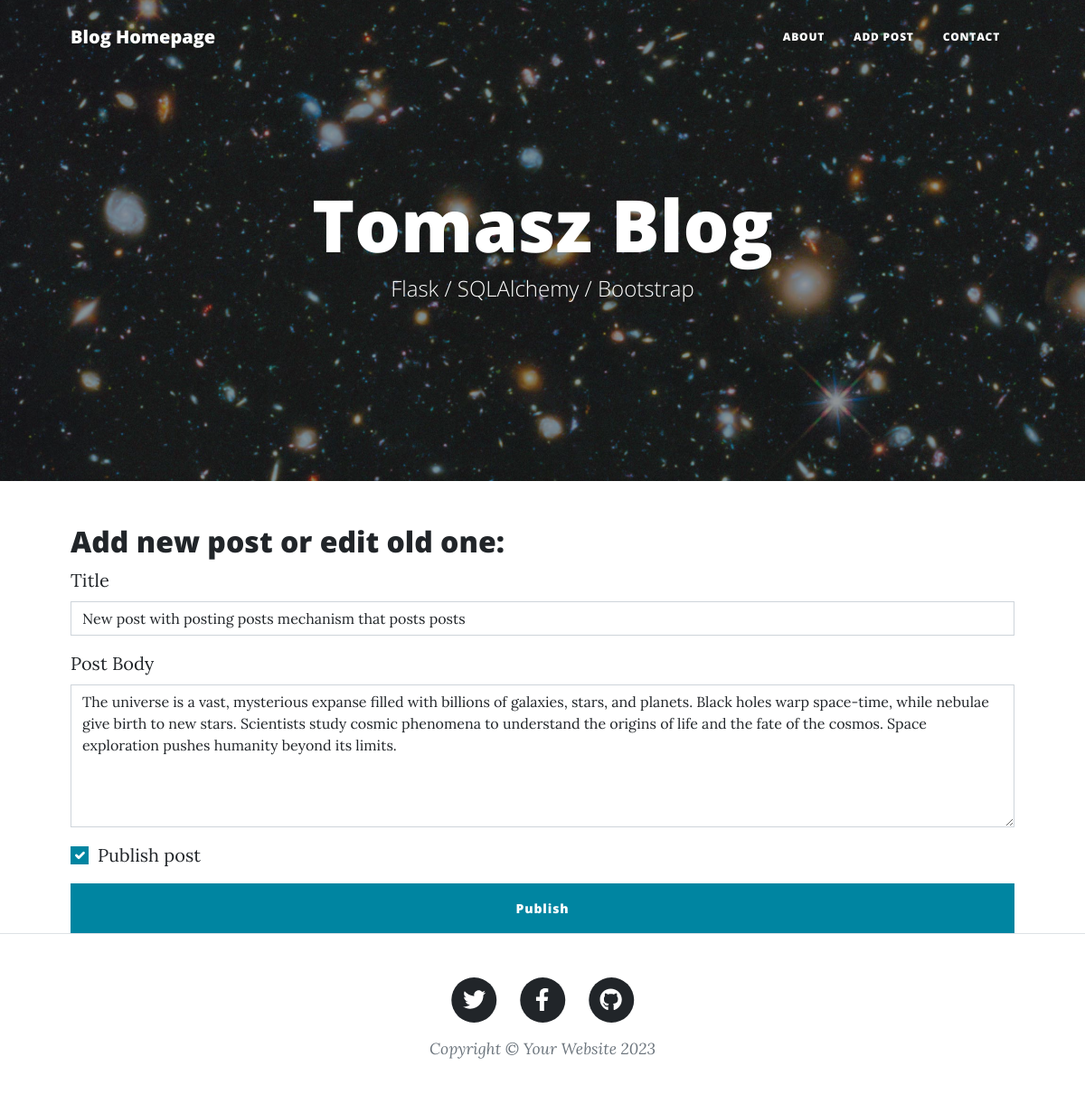
Page /edit-post/12 on the committed database.
### blog/models.py (models this page shows)
class Entry(db.Model):
   id = db.Column(db.Integer, primary_key=True)
   title = db.Column(db.String(80), nullable=False)
   body = db.Column(db.Text, nullable=False)
   pub_date = db.Column(db.DateTime, nullable=False,
       default=datetime.datetime.utcnow)
   is_published = db.Column(db.Boolean, default=False)

### blog/routes.py (the view, shortened to what this page needs)
@app.route("/new_post", methods=['GET', 'POST'])
@app.route("/edit-post/<int:entry_id>", methods=["GET", "POST"])
def handle_post(entry_id = None):
    errors = ""
    if entry_id:
        entry = Entry.query.filter_by(id=entry_id).first_or_404()
        form = EntryForm(obj=entry)
    else:
        form = EntryForm()
        entry = Entry()
    errors = form.errors if request.method == 'POST' else None
    return render_template("add_post.html", form=form, errors=errors)

### blog/forms.py
class EntryForm(FlaskForm):
    title = StringField('Title', validators=[DataRequired()])
    body = TextAreaField('Post body', validators=[DataRequired()])
    is_published = BooleanField('Is post published')

### blog/templates/add_post.html (shortened to what this page needs)
{% extends "index.html" %}
{% block content %}
<div class="container px-4 px-lg-5 mt-5">
    <h2> Add new post or edit old one: </h2>
    <form method="POST" action="/new_post">
        <div class="mb-3">
            <label for="title" class="form-label">Title</label>
            {{ form.title(class="form-control", placeholder="Enter title") }}
        </div>
        <div class="mb-3">
            <label for="body" class="form-label">Post Body</label>
            {{ form.body(class="form-control", rows="6", placeholder="Write your post here...") }}
        </div>
        <div class="form-check mb-3">
            {{ form.is_published(class="form-check-input") }}
            <label class="form-check-label" for="is_published">Publish post</label>
        </div>
        <button type="submit" class="btn btn-primary w-100">Publish</button>
    </form>
</div>
{% endblock %}

### rows in the picture
Entry: title "New post with posting posts mechanism that posts posts", body "The universe is a vast, mysterious expanse filled with billions of galaxies, stars, and planets. Black holes warp space-time, while nebulae give birth to new stars. Scientists study cosmic phenomena to understand the origins of life and the fate of the cosmos. Space exploration pushes humanity beyond its limits.", is_published "☑"
